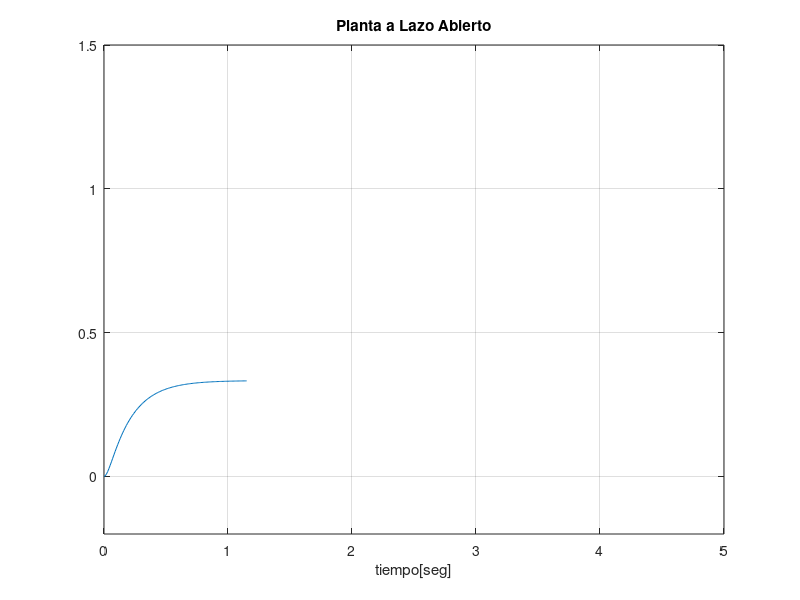

Reproduce this figure in MATLAB. (Note: this script raises an error after producing the figure.)
clear all;
%sistema a lazo abierto
A=[-2  2;
    2 -5];
B=[1;0];
C=[0 1];
D=0;
[num , den]= ss2tf(A,B,C,D);
sys= tf(num,den);
f=step(sys);
h=0.01;
f1 = diff(f);%derivada primera
f2 = diff(f1);%derivada segunda
p_inflex_t=0;
p_inflex=0;
pend_tg=0;
t=0:h:(length(f)*h)-h;

%punto de inflexion
for i=1:length(f)-2
    if i<length(f)-2;
    if (f2(i)>0 && f2(i+1)<0) || (f2(i)<0 && f2(i+1)>0)
        p_inflex_t=t(i);
        p_inflex=f(i);
        pend_tg=(f(i)-f(i-1))/(t(i)-t(i-1));
    end
    end
end
rec_tg=pend_tg*(t-p_inflex_t)+p_inflex;%recta tangente al punto de inflexion

figure(1);
plot(t,f);title('Planta a Lazo Abierto');xlabel('tiempo[seg]');axis([0 5 -0.2 1.5]);grid on; hold on;
plot(p_inflex_t,p_inflex,'O');hold on
plot(t,rec_tg,'r');

%obtencion de L y T_ para calcular los parámetros del controlador PID
%con el primer metodo de Ziegler-Nichols
for i=1:length(f)
    if 0.995<rec_tg(i) && 1.005>rec_tg(i)
        T_=t(i);
    end
    if min(abs(rec_tg(i)))<=0.005 
       L=t(i); 
    end
end

%Las constantes PID
Kp=1.2*T_/L;
Ti=2*L;Ki=Kp/Ti;
Td=0.5*L;Kd=Kp*Td;

%PID
A1=((2*Kp*h)+(Ki*(h^2))+(2*Kd))/(2*h);
B1=(-2*Kp*h+Ki*(h^2)-4*Kd)/(2*h);
C1=Kd/h;
e=zeros(length(f),1);%error
u=0;
X=-[0;0];
i=0;k=0;
referencia=1; %%altura en metros del tanque 2
for j=0:h:(length(f)*h)-h;
  i=i+1;
  k=i+2;
  e(k)=referencia - X(2); %ERROR
  u=u+A1*e(k)+B1*e(k-1)+C1*e(k-2); %PID
  accion(i)=u;
  h2(i)=X(2);
  for jj=0:h
    X_P=A*X+B*u;
    X=X+h*X_P;
  end
end

%constantes PID, con ajuste fino
Kp=3;Ki=3;Kd=0.01;
%PID
A1=((2*Kp*h)+(Ki*(h^2))+(2*Kd))/(2*h);
B1=(-2*Kp*h+Ki*(h^2)-4*Kd)/(2*h);
C1=Kd/h;
e=zeros(length(f),1);%error
u=0;
X=-[0;0];
i=0;k=0;
referencia=1; %%altura en metros del tanque 2
for j=0:h:(length(f)*h)-h;
  i=i+1;
  k=i+2;
  e(k)=referencia - X(2); %ERROR
  u=u+A1*e(k)+B1*e(k-1)+C1*e(k-2); %PID
  accion2(i)=u;
  h2_2(i)=X(2);
  for jj=0:h
    X_P=A*X+B*u;
    X=X+h*X_P;
  end
end

figure(2);
subplot(2,1,1);
plot(t,accion,'b');
title('Accion de control');xlabel('tiempo[seg]');grid on;hold on;
plot(t,accion2,'r');legend('calculado','con ajuste');
subplot(2,1,2);
plot(t,h2,'b');
title('Salida del sistema');xlabel('tiempo[seg]');grid on;hold on;
plot(t,h2_2,'r');legend('calculado','con ajuste');
